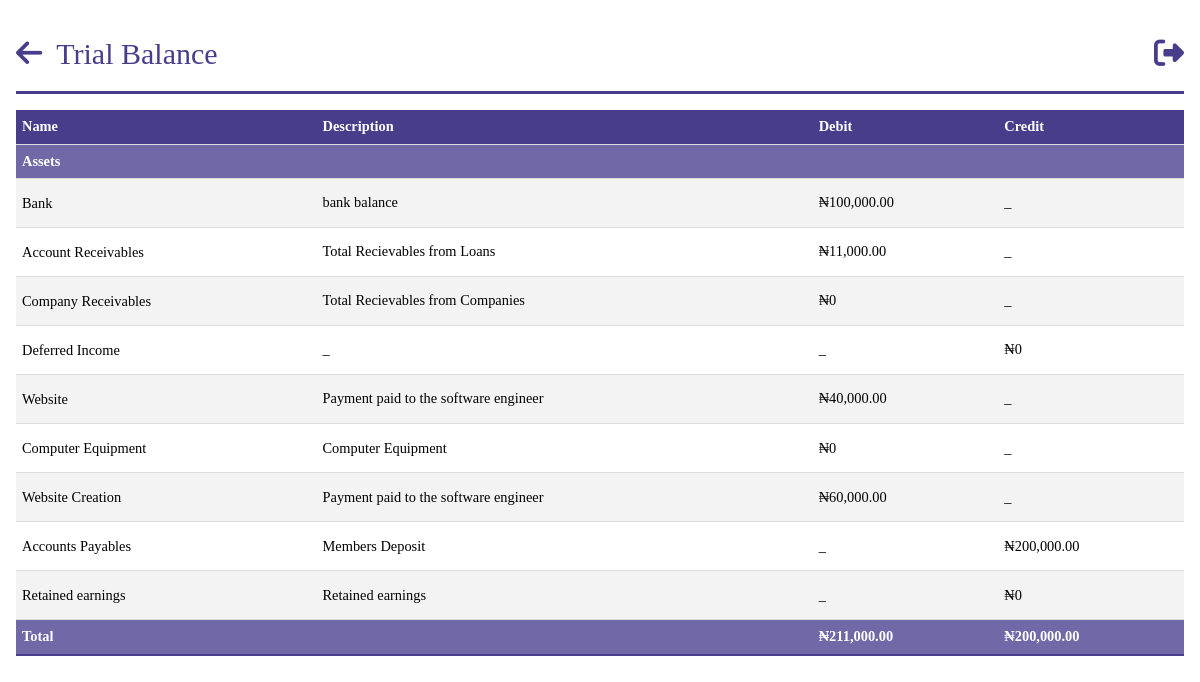
The app's page /trial_balance (signed in) with its own data.
### models.py (models this page shows, shortened)
class Asset(db.Model):
    __tablename__ = "assets"
    id = db.Column(db.Integer, primary_key=True)
    name = db.Column(db.String)
    balance_bfd = db.Column(db.Float, default=0.0)
    description = db.Column(db.String, nullable=True)
    balance = db.Column(db.Float, default=0.0)
    payments = db.relationship("AssetPayment", backref="asset")

class Expense(db.Model):
    __tablename__ = "expenses"
    id = db.Column(db.Integer, primary_key=True)
    name = db.Column(db.String)
    description = db.Column(db.String, nullable=True)
    balance_bfd = db.Column(db.Float, default=0.0)
    balance = db.Column(db.Float, default=0.0)
    payments = db.relationship("ExpensePayment", backref="expense")

### app.py (the view)
@app.route("/trial_balance")
@login_required
@role_required(["Admin", "Secretary", "Sub-Admin"])
def trial_balance():
    cash_and_bank = query.get_cash_and_banks()
    accounts_receivable = query.get_accounts_receivable()
    company_receivable = query.get_company_receivables()
    total_investments = query.get_total_investment()
    total_liabilities = query.get_total_liabilities()
    net_income = query.get_net_income()
    accounts_payable = query.get_accounts_payable()
    fixed_assets = Asset.query.all()
    liabilities = Liability.query.all()
    incomes = Income.query.all()
    expenses = Expense.query.all()
    investments = Investment.query.all()
    incomes = [income for income in incomes if income.balance > 0]
    expenses = [expense for expense in expenses if expense.balance > 0]
    total_income = sum(income.balance for income in incomes)
    total_expenses = sum(expense.balance for expense in expenses)
    total_fixed_assets = sum(a.balance for a in fixed_assets)
    total_assets = cash_and_bank + accounts_receivable+ company_receivable+ total_investments+ total_fixed_assets
    total_dr = total_assets + total_expenses
    total_cr = accounts_payable+ total_liabilities + total_income
    context = {
        "assets": fixed_assets,
        "incomes": incomes,
        "expenses": expenses,
        "liabilities": liabilities,
        "investments": investments,
        "cash_and_bank": cash_and_bank,
        "accounts_receivable": accounts_receivable,
        "company_receivable": company_receivable,
        "net_income": net_income,
        "accounts_payable": accounts_payable,
        "accounts_payable": accounts_payable,
        "total_dr": total_dr,
        "total_cr": total_cr,
    }
    return render_template("query/trial-balance.html", **context)

### app.py (called while the page is built)
@login_manager.user_loader
def load_user(person_id):
    return Person.query.get(person_id)

def role_required(roles_required):
    def decorator(view_func):
        @wraps(view_func)
        def wrapper(*args, **kwargs):
            if not current_user.is_authenticated:
                flash("You must be logged in to access this page.", "error")
                return redirect(url_for("login"))
            user_role = current_user.role
            if user_role.name not in roles_required:
                flash("You don't have the required role to access this page.", "error")
                return redirect(
                    url_for("dashboard")
                )  # Change this to your desired redirect
            return view_func(*args, **kwargs)
        return wrapper
    return decorator

@app.before_request
def before_request():
    g.user = current_user

@app.template_filter("currency")
@login_required
def currency(value):
    modified_value = format_currency(value)  # Modify the value as needed
    return modified_value

### filters.py (called while the page is built)
def format_currency(
    value, currency_symbol="₦", decimal_separator=".", thousands_separator=","
):
    if value:
        if value < 0:
            formatted_value = f"-{currency_symbol}{abs(value):,.2f}"
        else:
            formatted_value = f"{currency_symbol}{value:,.2f}"
        formatted_value = formatted_value.replace(".", decimal_separator).replace(
            ",", thousands_separator
        )
    else:
        formatted_value = f"{currency_symbol}0"
    return formatted_value

### models.py (called while the page is built)
    @hybrid_property
    def total_balance(self):
        return self.available_balance + self.balance_withheld

### queries.py (called while the page is built)
    def get_net_income(self):
        income = Income.query.all()
        expense = Expense.query.all()
        net_income = sum([i.balance for i in income if i.balance]) - sum(
            [e.balance for e in expense if e.balance]
        )
        return net_income

    def get_cash_and_banks(self):
        bank = Bank.query.all()
        total = sum([b.new_balance for b in bank if b.new_balance])
        return total

    def get_accounts_receivable(self):
        persons = Person.query.all()
        total = sum([p.loan_balance for p in persons if p.loan_balance])
        return total

    def get_accounts_payable(self):
        persons = Person.query.all()
        total = sum([p.total_balance for p in persons if p.total_balance])
        return total

### templates/query/trial-balance.html (shortened to what this page needs)
{%extends 'base.html' %}
{% block header%}
Trial Balance
{% endblock  %}
{% block anchor%}
<a href="{{ url_for('queries') }}" id='arrow'><i class="fa-solid fa-arrow-left"></i></a>
{% endblock  %}
{%block content%}
<body id="person">
    <table class="tab-content">
        <tbody>
            <tr>
                <th>Name</th>
                <th>Description</th>
                <th>Debit</th>
                <th>Credit</th>
            </tr>
            <tr>
                <th colspan="5" class="total">Assets</th>
            </tr>
            <tr>
                <td><a href="{{ url_for('bank_report')}}">Bank</a></td>
                <td>bank balance</td>
                <td>{{ cash_and_bank | currency }}</td>
                <td> _ </td>
            <tr>
                <td><a href="{{url_for('get_loan')}}">Account Receivables</a></td>
                <td>Total Recievables from Loans</td>
                <td>{{ accounts_receivable | currency }}</td>
                <td>_</td>
            </tr>
            <tr>
                <td><a href="{{url_for('companies_report')}}">Company Receivables</a></td>
                <td>Total Recievables from Companies</td>
                <td> {{ company_receivable | currency }} </td>
                <td>_</td>
            </tr>
            <tr>
                <td><a href="">Deferred Income </a></td>
                <td>_</td>
                <td> _ </td>
                <td>{{ deferred_income | currency }}</td>
            </tr>
            {% for asset in assets %}
            <tr>
                <td><a href="{{url_for('ledger_report',ledger='asset',ledger_id=asset.id)}}">{{asset.name}}</a></td>
                <td>{{asset.description}}</td>
                <td>{{asset.balance | currency}}</td>
                <td>_</td>
            </tr>
            {% endfor %}
            {% for expense in expenses %}
            <tr>
                <td><a href="{{url_for('ledger_report',ledger='expense',ledger_id=expense.id)}}">{{ expense.name }}</a></td>
                <td>{{expense.description}}</td>
                <td>{{expense.balance | currency}}</td>
                <td>_</td>
            <tr>
                {% endfor %}
            <td><a href="{{url_for('get_payments')}}">Accounts Payables</a></td>
            <td>Members Deposit</td>
                <td> _ </td>
                <td>{{ accounts_payable | currency }}</td>
            </tr>
            <tr>
                <td><a href="">Retained earnings</a></td>
                <td>Retained earnings</td>
                <td> _ </td>
                <td>{{ deficit | currency }}</td>
            </tr>
            <tr>
                <th colspan="2" class="total">Total</th>
                <th colspan="1" class="total">{{total_dr | currency}}</th>
                <th colspan="1" class="total">{{total_cr | currency}}</th>
            </tr>
        </tbody>
    </table>
{%endblock%}

### static/css/style.css (style rules this page uses)
* { margin: 0; padding: 0; box-sizing: border-box; font-family:'Times New Roman', Times, serif; }
.index { background-color: #ffffff; margin: 0 auto; max-width: 80em; line-height: 1.5; padding: 1em 1em; }
.index a { color: #fff; line-height: 2.5; text-decoration: none; }
.index #nav a { font-size: 10px; }
.index #nav a { font-size: 30px; color: #483d8b; }
.index #nav #arrow i { color: #483d8b; margin-right: 10px; }
#person * { color: #000; max-width: 90em; margin: 0 auto; margin-bottom: 3px; }
#person .tab-content { width: 100%; border-collapse: collapse; font-size: 0.9em; min-width: 400px; }
#person .tab-content tr th { background-color: #483d8b; color: #fff; text-align: left; font-weight: bold; }
#person th, #person td { padding: 6px; text-align: left; border-bottom: 1px solid #ddd; }
#person .tab-content tbody tr:nth-of-type(odd) { background-color: #f3f3f3; }
#person .tab-content tbody tr:last-of-type { border-bottom: 2px solid #483d8b; }
#person .tab-content tr a { text-decoration: none; }
#person .tab-content .total { background: #524894d0; }

### records on screen
Asset: name "Website", description "Payment paid to the software engineer", balance "₦40,000.00"
Asset: name "Computer Equipment", description "Computer Equipment", balance "₦0"
Expense: name "Website Creation", description "Payment paid to the software engineer", balance "₦60,000.00"

### other values on screen
{{ cash_and_bank | currency }} "₦100,000.00"
{{ accounts_receivable | currency }} "₦11,000.00"
{{ company_receivable | currency }} "₦0"
{{ deferred_income | currency }} "₦0"
{{ accounts_payable | currency }} "₦200,000.00"
{{ deficit | currency }} "₦0"
{{ total_dr | currency }} "₦211,000.00"
{{ total_cr | currency }} "₦200,000.00"
